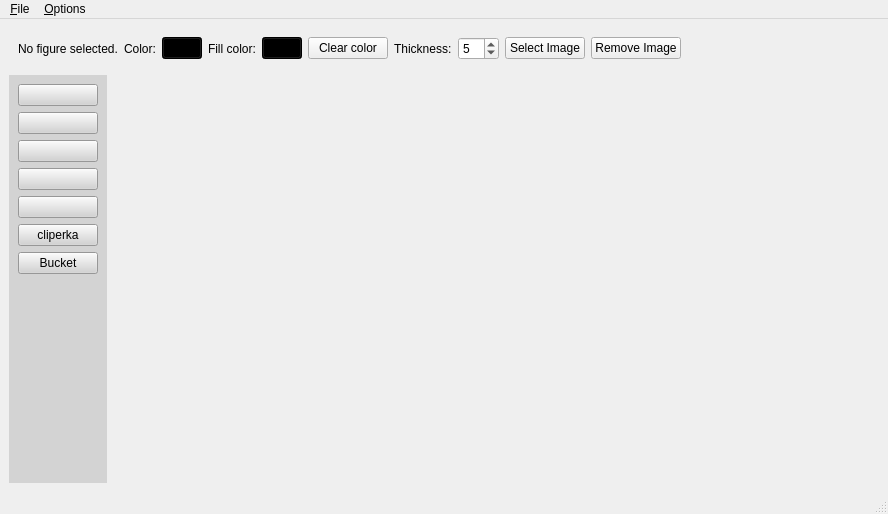
<?xml version="1.0" encoding="UTF-8"?>
<ui version="4.0">
 <class>MainWindow</class>
 <widget class="QMainWindow" name="MainWindow">
  <property name="geometry">
   <rect>
    <x>0</x>
    <y>0</y>
    <width>888</width>
    <height>514</height>
   </rect>
  </property>
  <property name="sizePolicy">
   <sizepolicy hsizetype="Expanding" vsizetype="Expanding">
    <horstretch>0</horstretch>
    <verstretch>0</verstretch>
   </sizepolicy>
  </property>
  <property name="windowTitle">
   <string>MainWindow</string>
  </property>
  <widget class="QWidget" name="centralwidget">
   <layout class="QVBoxLayout" name="verticalLayout">
    <item>
     <widget class="QWidget" name="infoWidget" native="true">
      <layout class="QHBoxLayout" name="infoLayout">
       <item>
        <layout class="QHBoxLayout" name="figureInfoLayout">
         <item>
          <widget class="QLabel" name="figureInfoLabel">
           <property name="text">
            <string>No figure selected.</string>
           </property>
          </widget>
         </item>
         <item>
          <widget class="QLabel" name="colorLabel">
           <property name="text">
            <string>Color:</string>
           </property>
          </widget>
         </item>
         <item>
          <widget class="QPushButton" name="colorButton">
           <property name="visible">
            <bool>false</bool>
           </property>
           <property name="styleSheet">
            <string>background-color: black;</string>
           </property>
           <property name="text">
            <string/>
           </property>
          </widget>
         </item>
         <item>
          <widget class="QLabel" name="fillColorLabel">
           <property name="text">
            <string>Fill color:</string>
           </property>
          </widget>
         </item>
         <item>
          <widget class="QPushButton" name="fillColorButton">
           <property name="visible">
            <bool>false</bool>
           </property>
           <property name="styleSheet">
            <string>background-color: black;</string>
           </property>
           <property name="text">
            <string/>
           </property>
          </widget>
         </item>
         <item>
          <widget class="QPushButton" name="clearColorButton">
           <property name="text">
            <string>Clear color</string>
           </property>
          </widget>
         </item>
         <item>
          <widget class="QLabel" name="thicknessLabel">
           <property name="text">
            <string>Thickness:</string>
           </property>
          </widget>
         </item>
         <item>
          <widget class="QSpinBox" name="thicknessSpinBox">
           <property name="visible">
            <bool>false</bool>
           </property>
           <property name="minimum">
            <number>1</number>
           </property>
           <property name="maximum">
            <number>20</number>
           </property>
           <property name="value">
            <number>5</number>
           </property>
          </widget>
         </item>
        </layout>
       </item>
       <item>
        <widget class="QPushButton" name="selectImgButton">
         <property name="text">
          <string>Select Image</string>
         </property>
        </widget>
       </item>
       <item>
        <widget class="QPushButton" name="removeImgButton">
         <property name="text">
          <string>Remove Image</string>
         </property>
        </widget>
       </item>
       <item>
        <spacer name="horizontalSpacer">
         <property name="orientation">
          <enum>Qt::Orientation::Horizontal</enum>
         </property>
         <property name="sizeHint" stdset="0">
          <size>
           <width>40</width>
           <height>20</height>
          </size>
         </property>
        </spacer>
       </item>
      </layout>
     </widget>
    </item>
    <item>
     <layout class="QHBoxLayout" name="horizontalLayout">
      <item>
       <widget class="QWidget" name="toolbarLayout" native="true">
        <property name="styleSheet">
         <string notr="true">background-color: lightgray;</string>
        </property>
        <layout class="QVBoxLayout" name="toolLayout" stretch="0,0,0,0,0,0,0">
         <property name="spacing">
          <number>6</number>
         </property>
         <item alignment="Qt::AlignmentFlag::AlignTop">
          <widget class="QPushButton" name="mousePointerButton">
           <property name="text">
            <string/>
           </property>
           <property name="icon">
            <iconset resource="resources.qrc">
             <normaloff>:/toolbar/assets/mouse.png</normaloff>:/toolbar/assets/mouse.png</iconset>
           </property>
          </widget>
         </item>
         <item alignment="Qt::AlignmentFlag::AlignTop">
          <widget class="QPushButton" name="lineButton">
           <property name="text">
            <string/>
           </property>
           <property name="icon">
            <iconset resource="resources.qrc">
             <normaloff>:/toolbar/assets/line.png</normaloff>:/toolbar/assets/line.png</iconset>
           </property>
          </widget>
         </item>
         <item alignment="Qt::AlignmentFlag::AlignTop">
          <widget class="QPushButton" name="polygonButton">
           <property name="text">
            <string/>
           </property>
           <property name="icon">
            <iconset resource="resources.qrc">
             <normaloff>:/toolbar/assets/polygon.png</normaloff>:/toolbar/assets/polygon.png</iconset>
           </property>
          </widget>
         </item>
         <item alignment="Qt::AlignmentFlag::AlignTop">
          <widget class="QPushButton" name="circleButton">
           <property name="text">
            <string/>
           </property>
           <property name="icon">
            <iconset resource="resources.qrc">
             <normaloff>:/toolbar/assets/circle.png</normaloff>:/toolbar/assets/circle.png</iconset>
           </property>
          </widget>
         </item>
         <item alignment="Qt::AlignmentFlag::AlignTop">
          <widget class="QPushButton" name="rectangleButton">
           <property name="text">
            <string/>
           </property>
           <property name="icon">
            <iconset resource="resources.qrc">
             <normaloff>:/toolbar/assets/rectangle.png</normaloff>:/toolbar/assets/rectangle.png</iconset>
           </property>
          </widget>
         </item>
         <item>
          <widget class="QPushButton" name="cliperkaButton">
           <property name="text">
            <string>cliperka</string>
           </property>
          </widget>
         </item>
         <item alignment="Qt::AlignmentFlag::AlignTop">
          <widget class="QPushButton" name="bucketButton">
           <property name="text">
            <string>Bucket</string>
           </property>
          </widget>
         </item>
         <item>
          <spacer name="verticalSpacer">
           <property name="orientation">
            <enum>Qt::Orientation::Vertical</enum>
           </property>
           <property name="sizeHint" stdset="0">
            <size>
             <width>20</width>
             <height>40</height>
            </size>
           </property>
          </spacer>
         </item>
        </layout>
       </widget>
      </item>
      <item>
       <widget class="Canvas" name="canvas" native="true">
        <property name="sizePolicy">
         <sizepolicy hsizetype="Expanding" vsizetype="Expanding">
          <horstretch>2</horstretch>
          <verstretch>2</verstretch>
         </sizepolicy>
        </property>
        <property name="styleSheet">
         <string notr="true"/>
        </property>
       </widget>
      </item>
     </layout>
    </item>
   </layout>
  </widget>
  <widget class="QMenuBar" name="menubar">
   <property name="geometry">
    <rect>
     <x>0</x>
     <y>0</y>
     <width>888</width>
     <height>22</height>
    </rect>
   </property>
   <property name="sizePolicy">
    <sizepolicy hsizetype="Fixed" vsizetype="Minimum">
     <horstretch>0</horstretch>
     <verstretch>0</verstretch>
    </sizepolicy>
   </property>
   <property name="defaultUp">
    <bool>false</bool>
   </property>
   <widget class="QMenu" name="menu_File">
    <property name="title">
     <string>&amp;File</string>
    </property>
    <addaction name="actionOpen"/>
    <addaction name="actionSave"/>
    <addaction name="separator"/>
    <addaction name="actionClear"/>
    <addaction name="separator"/>
    <addaction name="action_Exit"/>
   </widget>
   <widget class="QMenu" name="menuOptions">
    <property name="title">
     <string>&amp;Options</string>
    </property>
    <addaction name="actionAnti_aliasing"/>
   </widget>
   <addaction name="menu_File"/>
   <addaction name="menuOptions"/>
  </widget>
  <widget class="QStatusBar" name="statusbar"/>
  <action name="actionSave">
   <property name="text">
    <string>&amp;Save</string>
   </property>
   <property name="shortcut">
    <string>Ctrl+S</string>
   </property>
  </action>
  <action name="actionOpen">
   <property name="text">
    <string>&amp;Open</string>
   </property>
   <property name="shortcut">
    <string>Ctrl+O</string>
   </property>
  </action>
  <action name="actionClear">
   <property name="text">
    <string>&amp;Clear</string>
   </property>
   <property name="shortcut">
    <string>Ctrl+L</string>
   </property>
  </action>
  <action name="action_Exit">
   <property name="text">
    <string>&amp;Exit</string>
   </property>
   <property name="shortcut">
    <string>Ctrl+Q</string>
   </property>
  </action>
  <action name="actionAnti_aliasing">
   <property name="checkable">
    <bool>true</bool>
   </property>
   <property name="text">
    <string>&amp;Anti-aliasing</string>
   </property>
  </action>
 </widget>
 <customwidgets>
  <customwidget>
   <class>Canvas</class>
   <extends>QWidget</extends>
   <header>canvas.h</header>
  </customwidget>
 </customwidgets>
 <resources>
  <include location="resources.qrc"/>
 </resources>
 <connections/>
</ui>
